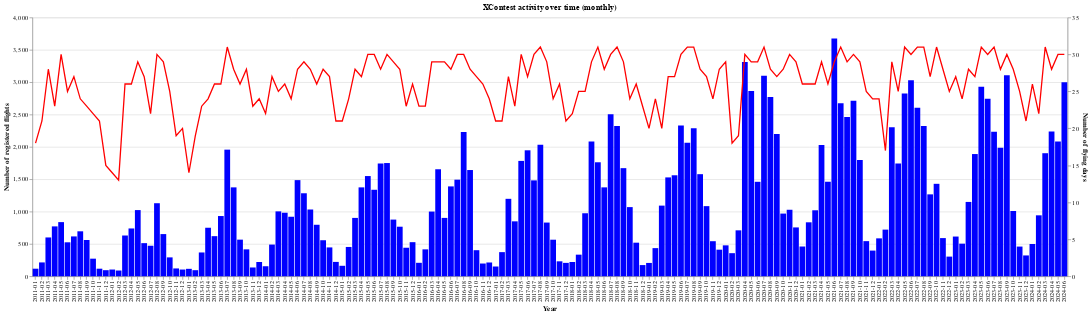

Notebook source saved alongside this figure:
### Code cell
query = """
WITH flights AS (
    SELECT
        *,
        TO_CHAR(date, 'YYYY-MM') as month
    FROM source.flights
)
SELECT
    month,
    COUNT(*) AS total_flights,
    COUNT(DISTINCT date) AS flying_days
FROM flights
GROUP BY month
ORDER BY month
"""
df = pd.read_sql(query, engine)
base = alt.Chart(df).encode(
    x=alt.X('month:N', axis=alt.Axis(title='Year')),
    tooltip=['month:N', 'total_flights:Q', 'flying_days:Q']
)
bar = base.mark_bar(color='blue').encode(
    y=alt.Y('total_flights:Q', axis=alt.Axis(title='Number of registered flights'))
)
line1 = base.mark_line(color='red').encode(
    y=alt.Y('flying_days:Q', axis=alt.Axis(title='Number of flying days')),
).transform_calculate(
    var2='datum.flying_days'
)
combined = alt.layer(bar, line1).resolve_scale(
    y='independent'
).properties(
    width=1600,
    height=400,
    title="XContest activity over time (monthly)"
)
combined.show()

### Figure 1 — Vega-Lite specification as saved in the notebook (floating-point values rounded to 4 significant figures; data arrays with more than 128 entries replaced by an {"elided": "..."} marker saying what was removed)
{"$schema": "https://vega.github.io/schema/vega-lite/v5.17.0.json", "config": {"view": {"continuousHeight": 300, "continuousWidth": 300}}, "data": {"name": "data-525647deba860d7ebb5e4fea933afad7"}, "datasets": {"data-525647deba860d7ebb5e4fea933afad7": {"elided": "162 records"}}, "height": 400, "layer": [{"encoding": {"tooltip": [{"field": "month", "type": "nominal"}, {"field": "total_flights", "type": "quantitative"}, {"field": "flying_days", "type": "quantitative"}], "x": {"axis": {"title": "Year"}, "field": "month", "type": "nominal"}, "y": {"axis": {"title": "Number of registered flights"}, "field": "total_flights", "type": "quantitative"}}, "mark": {"color": "blue", "type": "bar"}}, {"encoding": {"tooltip": [{"field": "month", "type": "nominal"}, {"field": "total_flights", "type": "quantitative"}, {"field": "flying_days", "type": "quantitative"}], "x": {"axis": {"title": "Year"}, "field": "month", "type": "nominal"}, "y": {"axis": {"title": "Number of flying days"}, "field": "flying_days", "type": "quantitative"}}, "mark": {"color": "red", "type": "line"}, "transform": [{"as": "var2", "calculate": "datum.flying_days"}]}], "resolve": {"scale": {"y": "independent"}}, "title": "XContest activity over time (monthly)", "width": 1600}
